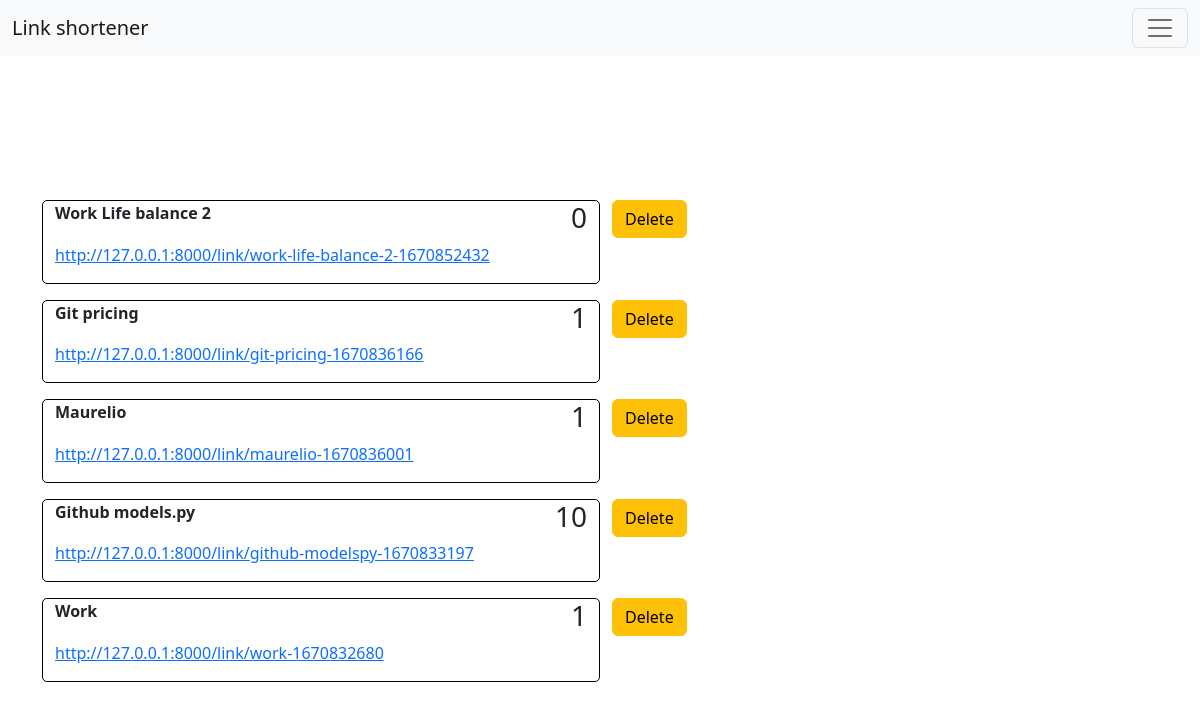
Page /profile/ (signed in) on the committed database.
### redirection/models.py (models this page shows, shortened)
class Links(models.Model):
    date_creation = models.DateTimeField(auto_now_add=True)
    user = models.ForeignKey(User, on_delete=models.CASCADE)
    name = models.CharField(max_length=250)
    url_link = models.URLField(max_length=500)
    shorted_link = models.URLField(max_length=500, blank=True)
    counter = models.IntegerField(default=0)
    slug = models.SlugField(max_length=250, unique=True, blank=True)
    class Meta:
        ordering = ['-date_creation']

### redirection/views.py (the view)
# urls.py: path('profile/', views.profile, name='profile'),
@login_required
def profile(request):
    links = Links.objects.filter(user=request.user)
    return render(request, 'redirection/profile.html', {'links' : links})

### redirection/templates/redirection/profile.html (shortened to what this page needs)
{% extends 'redirection/index.html' %}
{% block content %}
<div class="container row mx-auto" style="position: absolute; left: 0; right: 0;margin: 200px">
    {% for link in links %}
    <div class="col-md-6 container mb-3 overflow-auto" style="high: 80px; border-radius: 5px; border: 1px solid #000;">
        <p style="text-align:left;float:left;"><b>{{ link.name }}</b></p>
        <h3 class="text-end" style="text-align:right;">{{ link.counter }}</h3>
        <p style="text-align:left"><a href="http://127.0.0.1:8000/link/{{link.slug}}">http://127.0.0.1:8000/link/{{link.slug}}</a></p>
    </div>
    <div class="col-md-6">
        <a class="btn btn-warning mb-2"  style="width: 75px; text-align:left;" href="{% url 'delete_link' link.slug %}">Delete</a>
    </div>
    {% endfor %}
</div>
{% endblock %}

### rows in the picture
Links: name "Work Life balance 2", counter "0", slug "work-life-balance-2-1670852432"
Links: name "Git pricing", counter "1", slug "git-pricing-1670836166"
Links: name "Maurelio", counter "1", slug "maurelio-1670836001"
Links: name "Github models.py", counter "10", slug "github-modelspy-1670833197"
Links: name "Work", counter "1", slug "work-1670832680"
